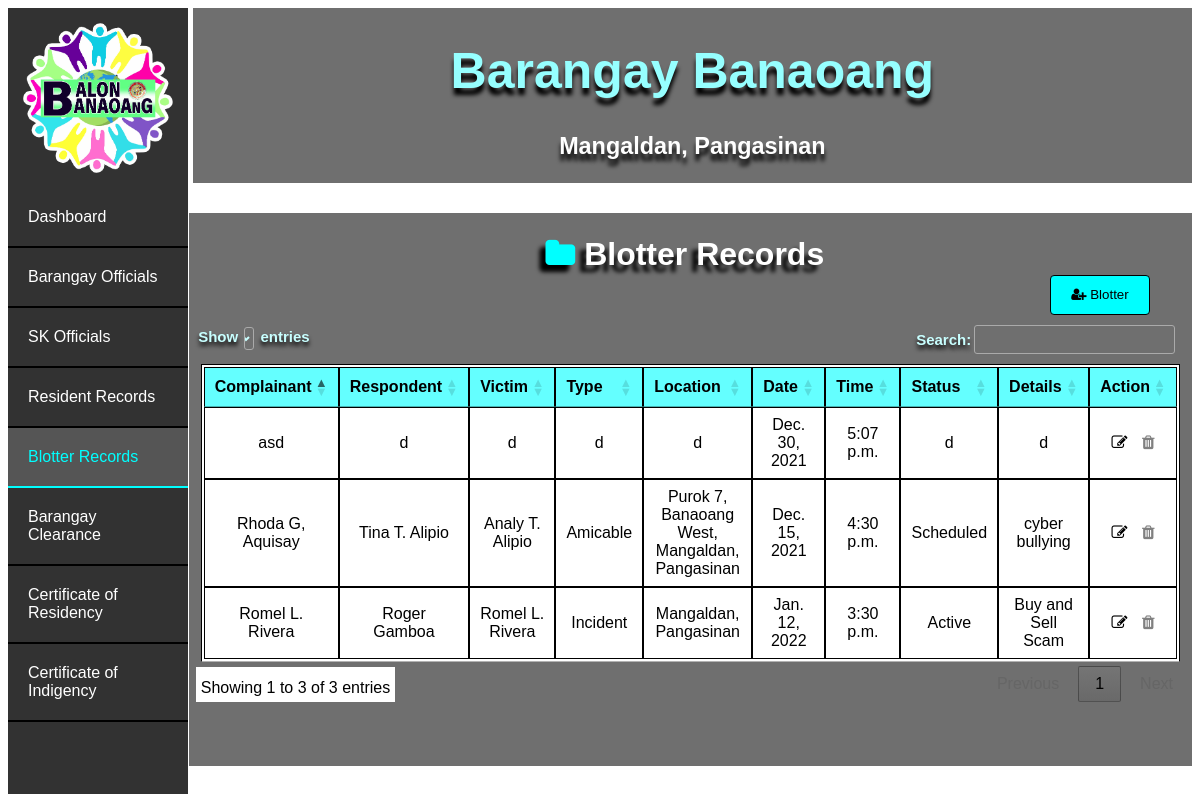
The app's page /list_blotters, older data.
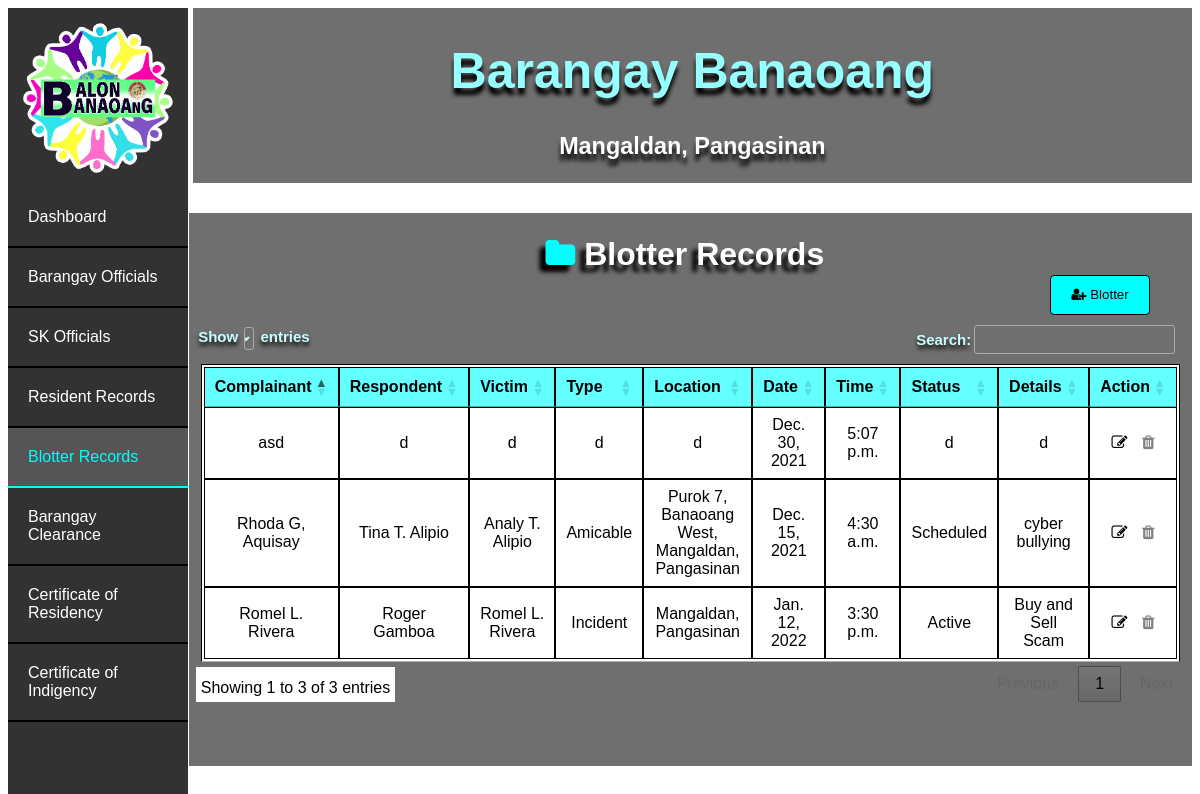
The same page, newer data.
### bis/models.py (models this page shows)
class Blotter(models.Model):
    complainant = models.CharField(max_length=30)
    respondent = models.CharField(max_length=30)
    victim = models.CharField(max_length=30)
    types = models.CharField(max_length=30)
    location = models.CharField(max_length=30)
    date = models.DateField()
    time = models.TimeField()
    status = models.CharField(max_length=30)
    details = models.CharField(max_length=30)

### bis/views.py (the view)
# urls.py: path('list_blotters', views.list_blotters, name='list_blotters'),
def list_blotters(request):
    blotters = Blotter.objects.all()
    return render(request, 'list_blotters.html', { 'blotters_list' : blotters })

### bis/templates/list_blotters.html (shortened to what this page needs)
<!DOCTYPE html>
<html lang="en">
<head>
    {% load static %}
    <link rel="stylesheet" href="{% static 'index.css' %}">
    <link rel="stylesheet" type="text/css" href="//cdn.datatables.net/1.11.4/css/jquery.dataTables.min.css">
    <link rel="stylesheet" type="text/css" href="https://maxcdn.bootstrapcdn.com/font-awesome/4.7.0/css/font-awesome.min.css">
</head>
<body>
  <div class="banr">
    <div class="bant"><h1>Barangay Banaoang</h1></div>
    <div class="bant2"><h3>Mangaldan, Pangasinan</h3></div>
</div>
<ul>
  <div class="logo1"></div>
  <li><a href="index">Dashboard</a></li>
  <li><a href="list_officials">Barangay Officials</a></li>
  <li><a href="list_sks">SK Officials</a></li>
  <li><a href="list_residents">Resident Records</a></li>
  <li><a class="active" href="list_blotters">Blotter Records</a></li>
  <li><a href="list_residents_bc">Barangay Clearance</a></li>
  <li><a href="list_residents_cr">Certificate of Residency</a></li>
  <li><a href="list_residents_ci">Certificate of Indigency</a></li>
</ul>
<div class="cont">
  <h1 class="h"><i class="fa fa-folder" style="color: cyan;"></i> Blotter Records</h1>
  <a  href="create_blotters"><button class="ad"><i class="fa fa-user-plus"></i> Blotter</button></a>
    <table id="myTable" style="width: 98%;">
      <thead>
        <tr>
          <th>Complainant</th>
          <th>Respondent</th>
          <th>Victim</th>
          <th>Type</th>
          <th>Location</th>
          <th>Date</th>
          <th>Time</th>
          <th>Status</th>
          <th>Details</th>
          <th>Action</th>
        </tr>
      </thead>
      <tbody>
        {% for blotter in blotters_list %}
        <tr>
          <td>{{ blotter.complainant }}</td>
          <td>{{ blotter.respondent }}</td>
          <td>{{ blotter.victim }}</td>
          <td>{{ blotter.types }}</td>
          <td>{{ blotter.location }}</td>
          <td>{{ blotter.date }}</td>
          <td>{{ blotter.time }}</td>
          <td>{{ blotter.status }}</td>
          <td>{{ blotter.details }}</td>
          <td><a href="/edit_blotter/{{ blotter.pk }}"><i class="fa fa-edit"></i></a> <a href="/delete_blotter/{{ blotter.pk }}"onclick="return confirm('Are you sure you want to delete this item?')"> <i class="fa fa-trash"></i></a></td>
        </tr>
        {% endfor %}
      </table>
      </div>
</body>
</html>

Row changes from the older to the newer data that the page shows:
changed Blotter "Rhoda G, Aquisay": time "4:30 p.m." → "4:30 a.m."
